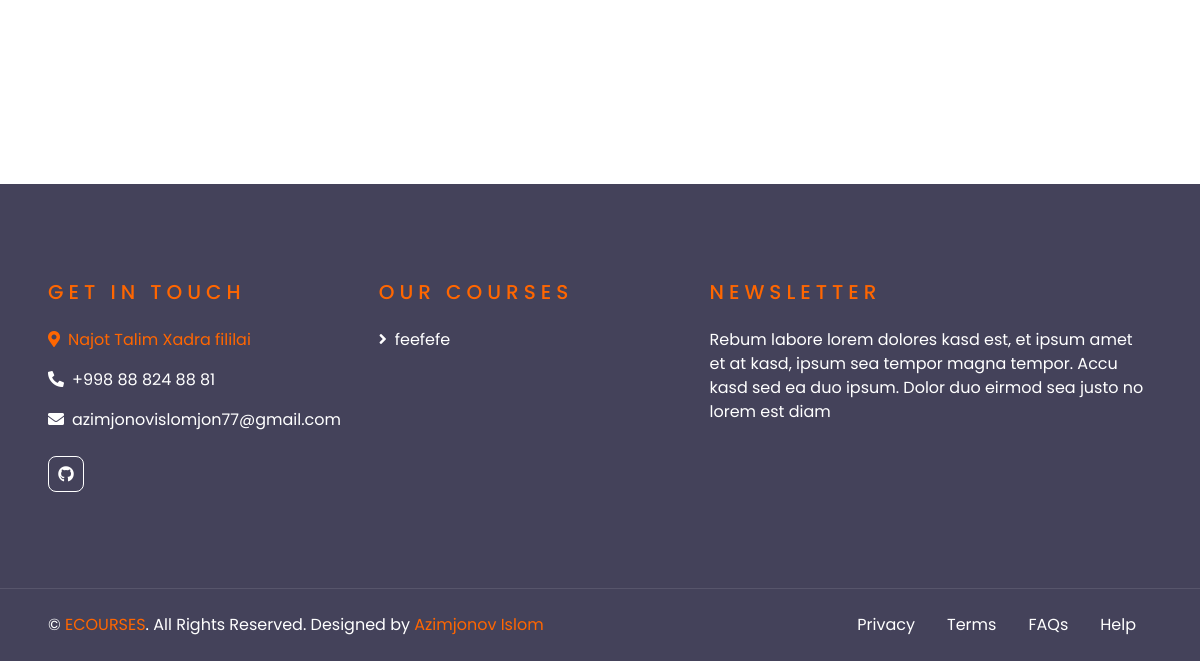
/course/about/ (lower part), run on an earlier commit of the app's database.
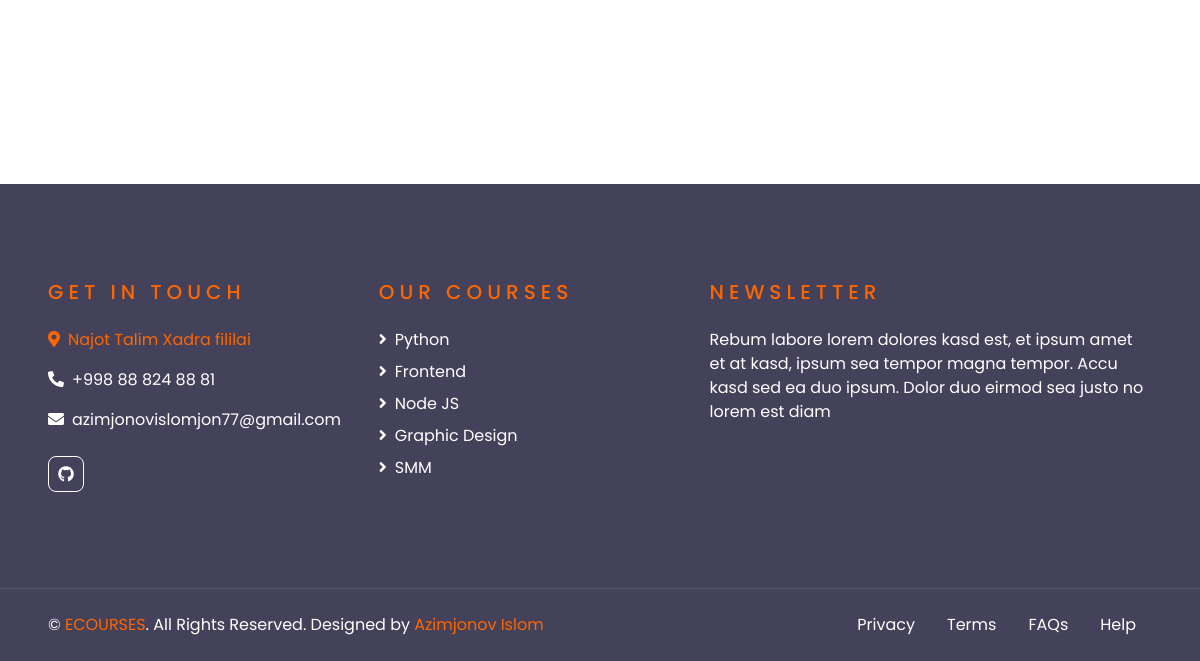
And on a later commit of the database.
### course/models.py (models this page shows, shortened)
class Course(models.Model):
    title = models.CharField(max_length=255)
    image = models.ImageField(upload_to='images/', blank=True, null=True)
    students = models.PositiveIntegerField(default=0)
    duration = models.DurationField(default=timedelta())
    description = models.TextField(blank=True, null=True)
    rating = models.FloatField(default=0.0)
    num_reviews = models.PositiveIntegerField(default=0)
    price = models.DecimalField(max_digits=6, decimal_places=2)
    category = models.ForeignKey(Category, on_delete=models.CASCADE, related_name='courses', default=1)
    slug = models.SlugField(unique=True, null=True, blank=True)
    lesson_count = models.PositiveIntegerField(default=0)
    module_count = models.PositiveIntegerField(default=0)

### course/views.py (the view)
# urls.py: path('about/', AboutView.as_view(), name='about'),
class AboutView(ListView):
    model = Course
    template_name = 'course/about.html'
    context_object_name = 'courses'
    def get_queryset(self):
        return Course.objects.annotate(average_rating=Avg('comments__rating'))
    def get_context_data(self, **kwargs):
        context = super().get_context_data(**kwargs)
        context['categories'] = Category.objects.all()
        return context

### course/templates/course/about.html (shortened to what this page needs)
{% load static %}
{% load custom_filters %}
<!DOCTYPE html>
<html lang="en">
<head>
    <link href="https://cdnjs.cloudflare.com/ajax/libs/font-awesome/5.10.0/css/all.min.css" rel="stylesheet">
    <link href="{% static 'course/lib/owlcarousel/assets/owl.carousel.min.css' %}" rel="stylesheet" />
    <link href="{% static 'course/css/style.css' %}" rel="stylesheet" />
</head>
<body>
    <div class="container-fluid py-5">
        <div class="container py-5">
        </div>
    </div>
    <div class="container-fluid bg-dark text-white py-5 px-sm-3 px-lg-5" style="margin-top: 90px;">
        <div class="row pt-5">
          <div class="col-lg-7 col-md-12">
            <div class="row">
              <div class="col-md-6 mb-5">
                <h5 class="text-primary text-uppercase mb-4" style="letter-spacing: 5px;">Get In Touch</h5>
                <a href="https://maps.app.goo.gl/pmTfipbG1gK8Cf9U8">
                  <i href='https://maps.app.goo.gl/pmTfipbG1gK8Cf9U8' class="fa fa-map-marker-alt mr-2"></i>Najot Talim Xadra fililai
                <a>
                  <i class="fa fa-phone-alt mr-2"></i>+998 88 824 88 81
                <p>
                  <i class="fa fa-envelope mr-2"></i>azimjonovislomjon77@gmail.com
                </p>
                <div class="d-flex justify-content-start mt-4">
                  <a class="btn btn-outline-light btn-square mr-2" href="https://github.com/az1mjonovislom77"><i class="fab fa-github"></i></a>
                </div>
              </div>
              <div class="col-md-6 mb-5">
                <h5 class="text-primary text-uppercase mb-4" style="letter-spacing: 5px;">Our Courses</h5>
                {%for course in courses %}
                <div class="d-flex flex-column justify-content-start">
                  <a class="text-white mb-2" href="{% url 'course:course_detail' course.slug %}"><i class="fa fa-angle-right mr-2"></i>{{course.title}}</a>
                </div>
                {% endfor%}
              </div>
            </div>
          </div>
          <div class="col-lg-5 col-md-12 mb-5">
            <h5 class="text-primary text-uppercase mb-4" style="letter-spacing: 5px;">Newsletter</h5>
            <p>Rebum labore lorem dolores kasd est, et ipsum amet et at kasd, ipsum sea tempor magna tempor. Accu kasd sed ea duo ipsum. Dolor duo eirmod sea justo no lorem est diam</p>
            </div>
          </div>
        </div>
      <div class="container-fluid bg-dark text-white border-top py-4 px-sm-3 px-md-5" style="border-color: rgba(256, 256, 256, .1) !important;">
        <div class="row">
          <div class="col-lg-6 text-center text-md-left mb-3 mb-md-0">
            <p class="m-0 text-white">
              &copy; <a href="#">ECOURSES</a>. All Rights Reserved. Designed by <a href="https://github.com/az1mjonovislom77">Azimjonov Islom</a>
            </p>
          </div>
          <div class="col-lg-6 text-center text-md-right">
            <ul class="nav d-inline-flex">
              <li class="nav-item">
                <a class="nav-link text-white py-0" href="#">Privacy</a>
              </li>
              <li class="nav-item">
                <a class="nav-link text-white py-0" href="#">Terms</a>
              </li>
              <li class="nav-item">
                <a class="nav-link text-white py-0" href="#">FAQs</a>
              </li>
              <li class="nav-item">
                <a class="nav-link text-white py-0" href="#">Help</a>
              </li>
            </ul>
          </div>
        </div>
      </div>
</body>
</html>

What changed in the data, as far as the page shows it:
removed Course: title "feefefe"
added Course: title "Python"
added Course: title "Frontend"
added Course: title "Node JS"
added Course: title "Graphic Design"
added Course: title "SMM"
